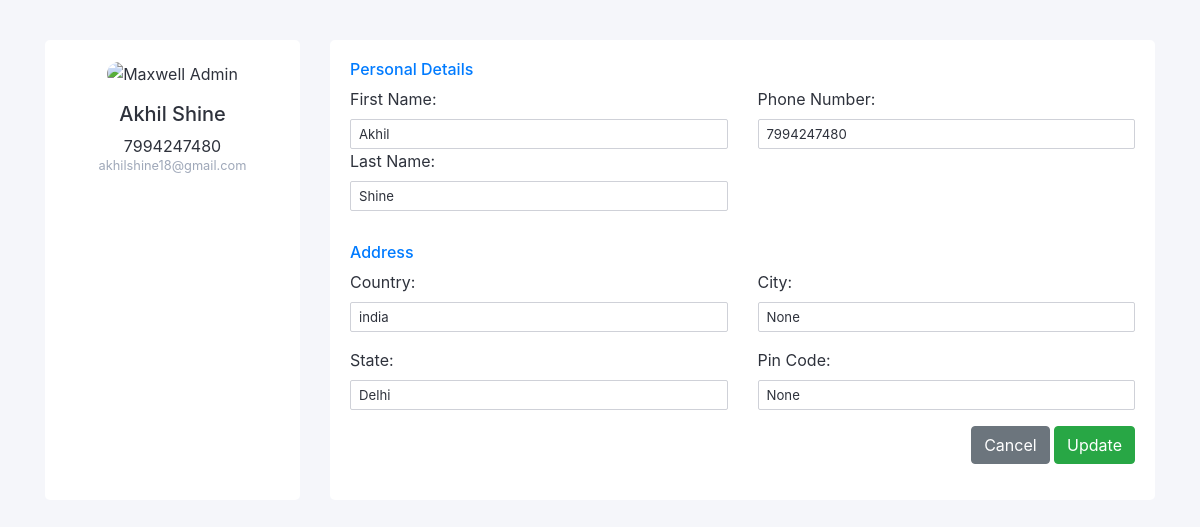
Before: /edit_profile.html/ (signed in) with the older database file.
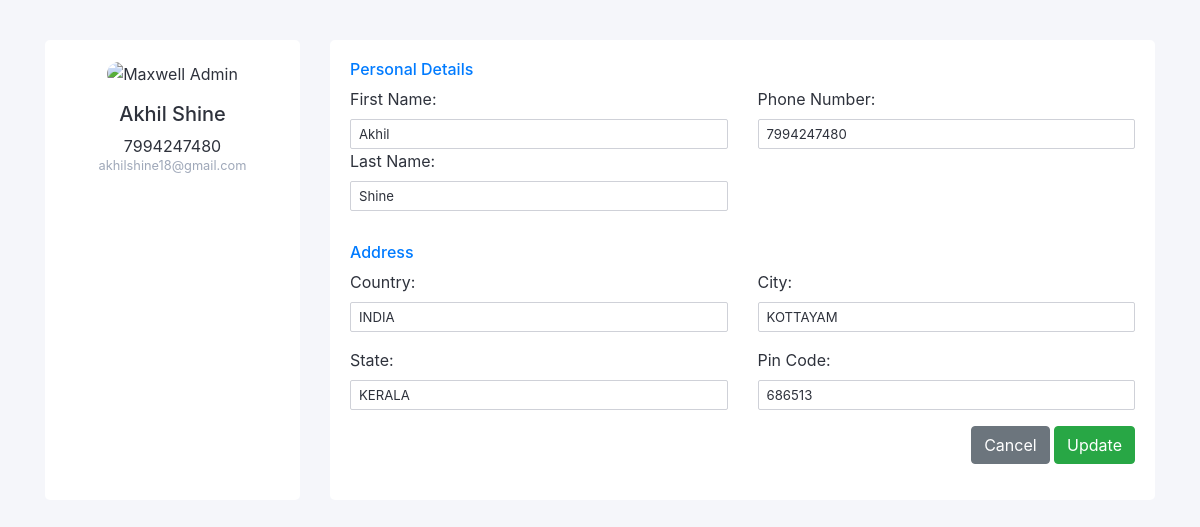
After: the same page with the newer database file.
### StepGuideApp/models.py (models this page shows, shortened)
class UserProfile(models.Model):
    user = models.OneToOneField(CustomUser, on_delete=models.CASCADE, blank=True, null=True)
    profile_pic=models.FileField(upload_to='profile_pic/',blank=True,null=True)
    country = models.CharField(max_length=15, blank=True, null=True)
    state = models.CharField(max_length=15, blank=True, null=True)
    city = models.CharField(max_length=15, blank=True, null=True)
    pin_code = models.CharField(max_length=6, blank=True, null=True)
    created_at = models.DateTimeField(auto_now_add=True)
    modified_at = models.DateTimeField(auto_now=True)

### StepGuideApp/views.py (the view, shortened to what this page needs)
# urls.py: path('edit_profile.html/',views.edit_profile,name='edit_profile'),
def edit_profile(request):
    user = request.user
    user_profile = UserProfile.objects.get(user=user)
    context = {
        'user': user,
        'user_profile': user_profile,
    }
    return render(request, 'edit_profile.html',context)

### template/edit_profile.html (shortened to what the changed rows need)
{% load static %}
<!DOCTYPE html>
<html lang="en">
<head>
<link href="https://cdn.jsdelivr.net/npm/bootstrap@4.5.0/dist/css/bootstrap.min.css" rel="stylesheet">
</head>
<body>
<div class="container">
    <div class="row gutters">
        <div class="col-xl-9 col-lg-9 col-md-12 col-sm-12 col-12">
            <div class="card h-100">
                <div class="card-body">
                    <form method="post" enctype="multipart/form-data" id="pictureForm">
                        <div class="row gutters">
                            <div class="col-xl-6 col-lg-6 col-md-6 col-sm-6 col-12">
                                <div class="form-group">
                                    <label for="country" class="form-label">Country:</label>
                                    <input type="text" class="form-control form-control-sm" id="country" name="country" value="{{ user_profile.country }}" required>
                                </div>
                            </div>
                            <div class="col-xl-6 col-lg-6 col-md-6 col-sm-6 col-12">
                                <div class="form-group">
                                    <label for="city" class="form-label">City:</label>
                                    <input type="text" class="form-control form-control-sm" id="city" name="city" value="{{ user_profile.city }}">
                                </div>
                            </div>
                            <div class="col-xl-6 col-lg-6 col-md-6 col-sm-6 col-12">
                                <div class="form-group">
                                    <label for="state" class="form-label">State:</label>
                                    <input type="text" class="form-control form-control-sm" id="state" name="state" value="{{ user_profile.state }}">
                                </div>
                            </div>
                            <div class="col-xl-6 col-lg-6 col-md-6 col-sm-6 col-12">
                                <div class="form-group">
                                    <label for="pin_code" class="form-label">Pin Code:</label>
                                    <input type="text" class="form-control form-control-sm" id="pin_code" name="pin_code" value="{{ user_profile.pin_code }}">
                                </div>
                            </div>
                        </div>
                    </form>
                </div>
            </div>
        </div>
    </div>
</div>
</body>
</html>

Changed rows visible on the page:
changed UserProfile: country "india" → "INDIA"; city "None" → "KOTTAYAM"; state "Delhi" → "KERALA"; pin_code "None" → "686513"
